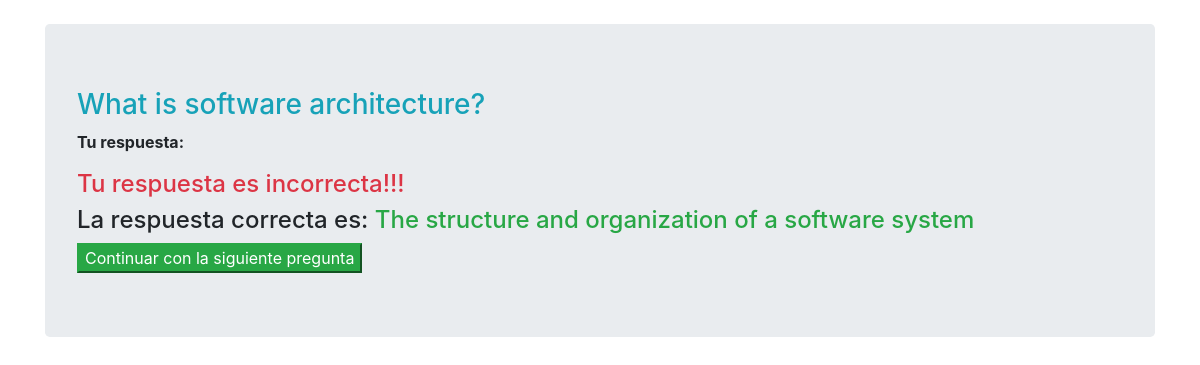
Page /resultado/44 on the committed database.
### Quiz/models.py (models this page shows, shortened)
class PreguntasRespondidas(models.Model):
    quizUser = models.ForeignKey(QuizUsuario, on_delete=models.CASCADE, related_name='intentos')
    pregunta = models.ForeignKey(Pregunta, on_delete=models.CASCADE)
    respuesta = models.ForeignKey(ChooseAnswer, on_delete=models.CASCADE, null=True)
    correcta = models.BooleanField(verbose_name='¿Es esta la respuesta correcta?', default=False, null=False)
    puntaje_obtenido = models.DecimalField(verbose_name='Puntaje Obtenido', default=0, decimal_places=2, max_digits=6)

class Pregunta(models.Model):
    NUMERO_DE_RESPUESTAS_PERMITIDAS = 1
    texto = models.TextField(verbose_name='texto de la pregunta')
    max_puntaje = models.DecimalField(verbose_name='Maximo Puntaje', default=3, decimal_places=2, max_digits=6)

class ChooseAnswer(models.Model):
    MAXIMO_RESPUESTA = 4
    pregunta = models.ForeignKey(Pregunta, related_name='opciones', on_delete=models.CASCADE)
    correcta = models.BooleanField(verbose_name='¿Es esta la pregunta correcta?', default=False, null=False)
    texto = models.TextField(verbose_name='Texto de la respuesta')
    def __str__(self):
        return self.texto

### Quiz/views.py (the view)
# urls.py: path('resultado/<int:pregunta_respondida_pk>', resultado_pregunta, name='resultado')
def resultado_pregunta(request, pregunta_respondida_pk):
      respondida=get_object_or_404(PreguntasRespondidas, pk=pregunta_respondida_pk)
      context={
            'respondida':respondida
      }
      return render(request, 'play/resultados.html', context)

### Template/play/resultados.html (shortened to what this page needs)
{% extends 'base.html' %}
{% block contenido %}
<div class="container">
	<div class="jumbotron my-4">
		<h3 class="text-info">{{respondida.pregunta.texto|safe}}</h3>
		<p>
			<strong>Tu respuesta:</strong>
		</p>
	{% if respondida.respuesta.correcta %}
		<h4 class="text-success">Yeah!! Tu respuesta es correcta</h4>
	{% else %}
		<h4 class="text-danger">Tu respuesta es incorrecta!!!</h4>
		{% for respuesta in respondida.pregunta.opciones.all %}
			{% if respuesta.correcta %}
				<h4>La respuesta correcta es: <span class="text-success">{{respuesta}}</span></h4>
			{% endif %}
		{% endfor %}
	{% endif %}
	<a href="{% url 'jugar' %}">
		<button class="btn-success">
			Continuar con la siguiente pregunta
		</button>
	</a>
	</div>
</div>
{% endblock %}

### rows in the picture
PreguntasRespondidas: pregunta.texto "What is software architecture?"
ChooseAnswer: texto "The structure and organization of a software system"
